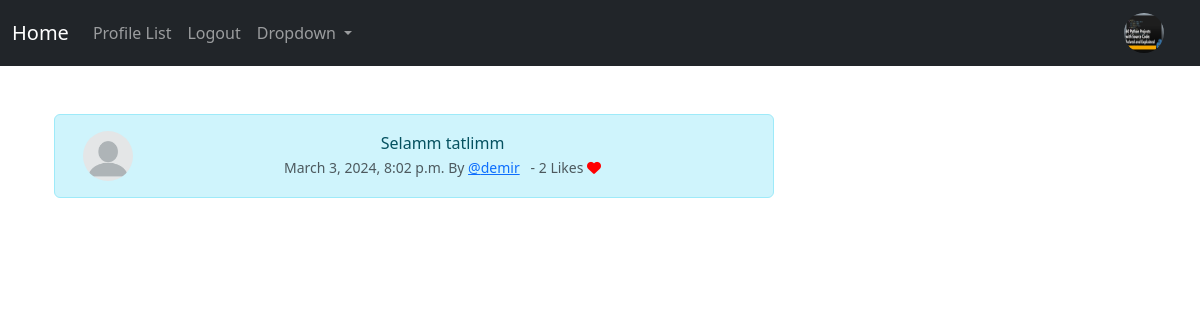
Screenshot of /meep_show/18 (signed in) with the database file from the repository.
### cloneT/models.py (models this page shows, shortened)
class Profile(models.Model):
    user=models.OneToOneField(User, on_delete=models.CASCADE)
    follows=models.ManyToManyField("self",
        related_name="followed_by",
        symmetrical=False,
        blank=True)
    date_modified = models.DateTimeField(User,auto_now=True)
    profile_image=models.ImageField(null=True,blank=True,upload_to="images/")
    profile_bio=models.CharField(null=True,blank=True,max_length=500)
    homepage_link=models.CharField(null=True,blank=True,max_length=100)
    facebook_link=models.CharField(null=True,blank=True,max_length=100)
    instagram_link=models.CharField(null=True,blank=True,max_length=100)
    linkedin_link=models.CharField(null=True,blank=True,max_length=100)

class Meep(models.Model):
    user = models.ForeignKey(
        User,related_name="meeps",
        on_delete=models.DO_NOTHING
    )
    body= models.CharField(max_length=200)
    created_at = models.DateTimeField(auto_now_add=True)
    likes=models.ManyToManyField(User, related_name=("meep_like"),blank=True)
    def number_of_likes(self):
        return self.likes.count()

### cloneT/views.py (the view)
# urls.py: path('meep_show/<int:pk>',views.meep_show,name="meep_show"),
def meep_show(request,pk):
    meep=get_object_or_404(Meep, id=pk)
    if meep:
        return render(request,"show_meep.html",{"meep":meep})
    else:
        messages.success(request,("That Meep Does Not Exist..."))
        return redirect('home')

### cloneT/templates/show_meep.html
{% extends "base.html" %}
{% load static %}
{% block content %}
    <div class="container text-center">
        <div class="row">
            <div class="col-8">
                <br/>
                    <div class="alert alert-info" role="alert">
                <div class="container">
                    <div class="row">
                        <div class="col-1">
                            {% if meep.user.profile.profile_image %}
                                <img src="{{meep.user.profile.profile_image.url}}" width=50 height=50 class="rounded-circle"
                                alt="profile.user.username">
                              {% else %}
                                <img src="{% static 'images/user.jpg' %}" width=50 height=50 class="rounded-circle"
                                alt="profile.user.username">
                              {% endif %}
                        </div>
                        <div class="col-11">
                        {{meep.body}}<br/>
                        <small class="text-muted">
                            {{meep.created_at}}  By
                            <a href="{% url 'profile' meep.user.id %}">@{{ meep.user.username }}</a>
                            &nbsp;
                            - {{meep.number_of_likes}} Likes
                            {% if user in meep.likes.all %}
                            <a href="{% url 'meep_like' meep.id %}">
                                <i class="fa-solid fa-heart" style="color:red"></i>
                            </a>
                        {% else %}
                            <a href="{% url 'meep_like' meep.id %}">
                                <i class="fa fa-heart-o" style="color:red"></i>
                            </a>
                        {% endif %}
                        </small>
                    </div>
                </div>
              </div>
                    </div><br/><br/>
            </div>
            <div class="col-4">
                <br/><br/><br/>
            </div>
{% endblock %}

### cloneT/templates/navbar.html (shortened to what this page needs)
{% load static %}
<nav class="navbar navbar-expand-lg navbar-dark bg-dark">
    <div class="container-fluid">
      <a class="navbar-brand" href="{% url "home" %}">Home</a>
      <div class="collapse navbar-collapse" id="navbarSupportedContent">
        <ul class="navbar-nav me-auto mb-2 mb-lg-0">
          <li class="nav-item">
            <a class="nav-link" href="{% url "profile_list" %}">Profile List</a>
          </li>
          {% if user.is_authenticated %}
          <li class="nav-item">
            <a class="nav-link" href="{% url "logout" %}">Logout</a>
          </li>
          {% endif %}
          <li class="nav-item dropdown">
            <a class="nav-link dropdown-toggle" href="#" role="button" data-bs-toggle="dropdown" aria-expanded="false">
              Dropdown
            </a>
          </li>
        </ul>
        {% if user.is_authenticated %}
          <ul class="navbar-nav ml-auto">
            <li class="nav-link navbar-brand">
              <a href="{% url 'profile' request.user.id %}">
                {% if user.profile.profile_image %}
                  <img src="{{ user.profile.profile_image.url }}" width=40 height=40 class="rounded-circle" >
                {% else %}
                  <img src="{% static 'images/user.jpg' %}" width=40 height=40 class="rounded-circle"
                  alt="profile.user.username">
                {% endif %}
              </a>
            </li>
          </ul>
        {% endif %}
      </div>
    </div>
  </nav>

### rows the page displays
Meep: body "Selamm tatlimm", created_at "March 3, 2024, 8:02 p.m.", user.username "demir", number_of_likes "2"
